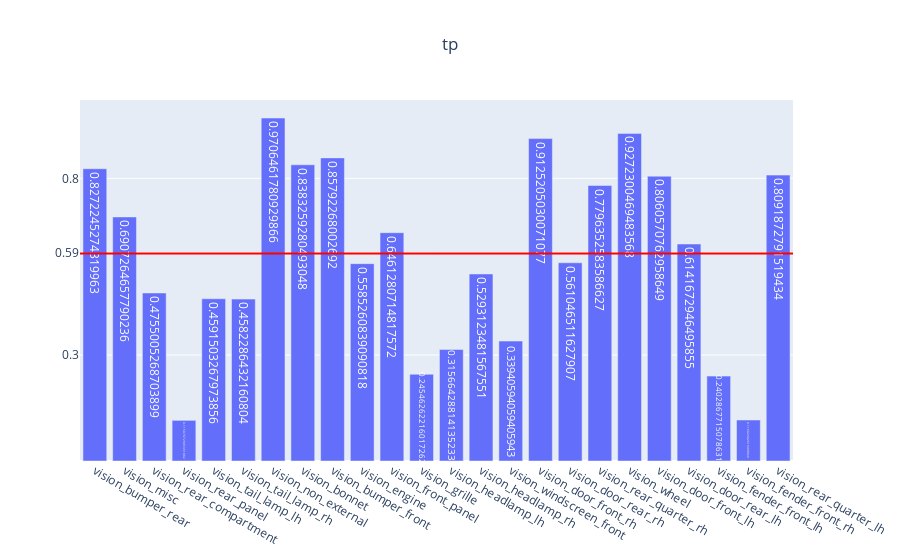

The notebook cell this image was saved under:
### Code cell
genVisMulitlabel(partEvalMetrics, "tp")

### Figure 1 — Plotly figure (JSON) as saved in the notebook; plotly's stock layout.template omitted (floating-point values rounded to 4 significant figures)
{"data": [{"text": [0.8272, 0.6907, 0.4755, 0.1151, 0.4592, 0.4582, 0.9706, 0.8383, 0.8579, 0.5585, 0.6461, 0.2455, 0.3157, 0.5293, 0.3394, 0.9125, 0.561, 0.7796, 0.9272, 0.8061, 0.6142, 0.2403, 0.116, 0.8092], "type": "bar", "x": ["vision_bumper_rear", "vision_misc", "vision_rear_compartment", "vision_rear_panel", "vision_tail_lamp_lh", "vision_tail_lamp_rh", "vision_non_external", "vision_bonnet", "vision_bumper_front", "vision_engine", "vision_front_panel", "vision_grille", "vision_headlamp_lh", "vision_headlamp_rh", "vision_windscreen_front", "vision_door_front_rh", "vision_door_rear_rh", "vision_rear_quarter_rh", "vision_wheel", "vision_door_front_lh", "vision_door_rear_lh", "vision_fender_front_lh", "vision_fender_front_rh", "vision_rear_quarter_lh"], "y": [0.8272, 0.6907, 0.4755, 0.1151, 0.4592, 0.4582, 0.9706, 0.8383, 0.8579, 0.5585, 0.6461, 0.2455, 0.3157, 0.5293, 0.3394, 0.9125, 0.561, 0.7796, 0.9272, 0.8061, 0.6142, 0.2403, 0.116, 0.8092]}], "layout": {"shapes": [{"line": {"color": "red", "width": 2}, "type": "line", "x0": 0, "x1": 1, "xref": "x domain", "y0": 0.5872, "y1": 0.5872, "yref": "y"}], "title": {"text": "tp", "x": 0.5}, "yaxis": {"tickmode": "array", "tickvals": ["0.59", 0.3, 0.8]}}}
